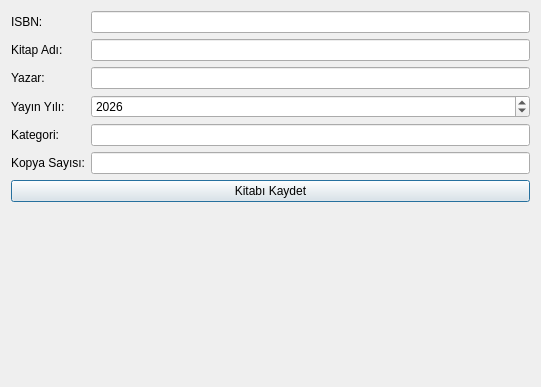
<?xml version="1.0" encoding="UTF-8"?>
<ui version="4.0">
 <class>KitapEkleDialog</class>
 <widget class="QDialog" name="KitapEkleDialog">
  <property name="geometry">
   <rect>
    <x>0</x>
    <y>0</y>
    <width>541</width>
    <height>387</height>
   </rect>
  </property>
  <property name="windowTitle">
   <string>Yeni Kitap Ekle</string>
  </property>
  <layout class="QFormLayout" name="formLayout">
   <item row="0" column="0">
    <widget class="QLabel" name="label">
     <property name="text">
      <string>ISBN:</string>
     </property>
    </widget>
   </item>
   <item row="0" column="1">
    <widget class="QLineEdit" name="txtIsbn"/>
   </item>
   <item row="1" column="0">
    <widget class="QLabel" name="label_2">
     <property name="text">
      <string>Kitap Adı:</string>
     </property>
    </widget>
   </item>
   <item row="1" column="1">
    <widget class="QLineEdit" name="txtKitapAdi"/>
   </item>
   <item row="2" column="0">
    <widget class="QLabel" name="label_3">
     <property name="text">
      <string>Yazar:</string>
     </property>
    </widget>
   </item>
   <item row="2" column="1">
    <widget class="QLineEdit" name="txtYazar"/>
   </item>
   <item row="3" column="0">
    <widget class="QLabel" name="txtYil">
     <property name="text">
      <string>Yayın Yılı:</string>
     </property>
    </widget>
   </item>
   <item row="4" column="0">
    <widget class="QLabel" name="label_5">
     <property name="text">
      <string>Kategori:</string>
     </property>
    </widget>
   </item>
   <item row="4" column="1">
    <widget class="QLineEdit" name="txtKategori"/>
   </item>
   <item row="6" column="0" colspan="2">
    <widget class="QPushButton" name="btnKaydet">
     <property name="text">
      <string>Kitabı Kaydet</string>
     </property>
    </widget>
   </item>
   <item row="5" column="0">
    <widget class="QLabel" name="label_4">
     <property name="text">
      <string>Kopya Sayısı:</string>
     </property>
    </widget>
   </item>
   <item row="5" column="1">
    <widget class="QLineEdit" name="txtKopyaSayisi"/>
   </item>
   <item row="3" column="1">
    <widget class="QSpinBox" name="spinYil">
     <property name="minimum">
      <number>1000</number>
     </property>
     <property name="maximum">
      <number>2050</number>
     </property>
     <property name="value">
      <number>2026</number>
     </property>
    </widget>
   </item>
  </layout>
 </widget>
 <resources/>
 <connections/>
</ui>
